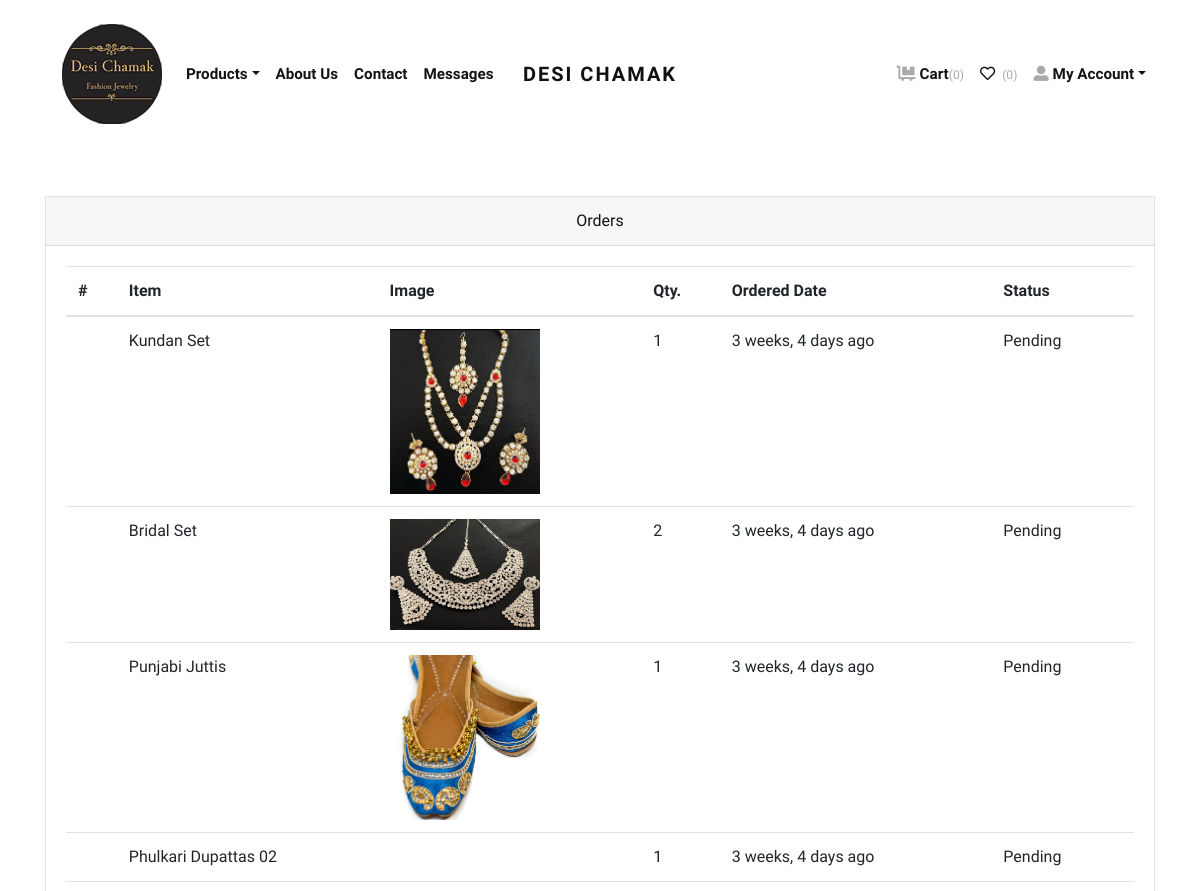
The page /orders/ (signed in, upper part) on the database as committed earlier.
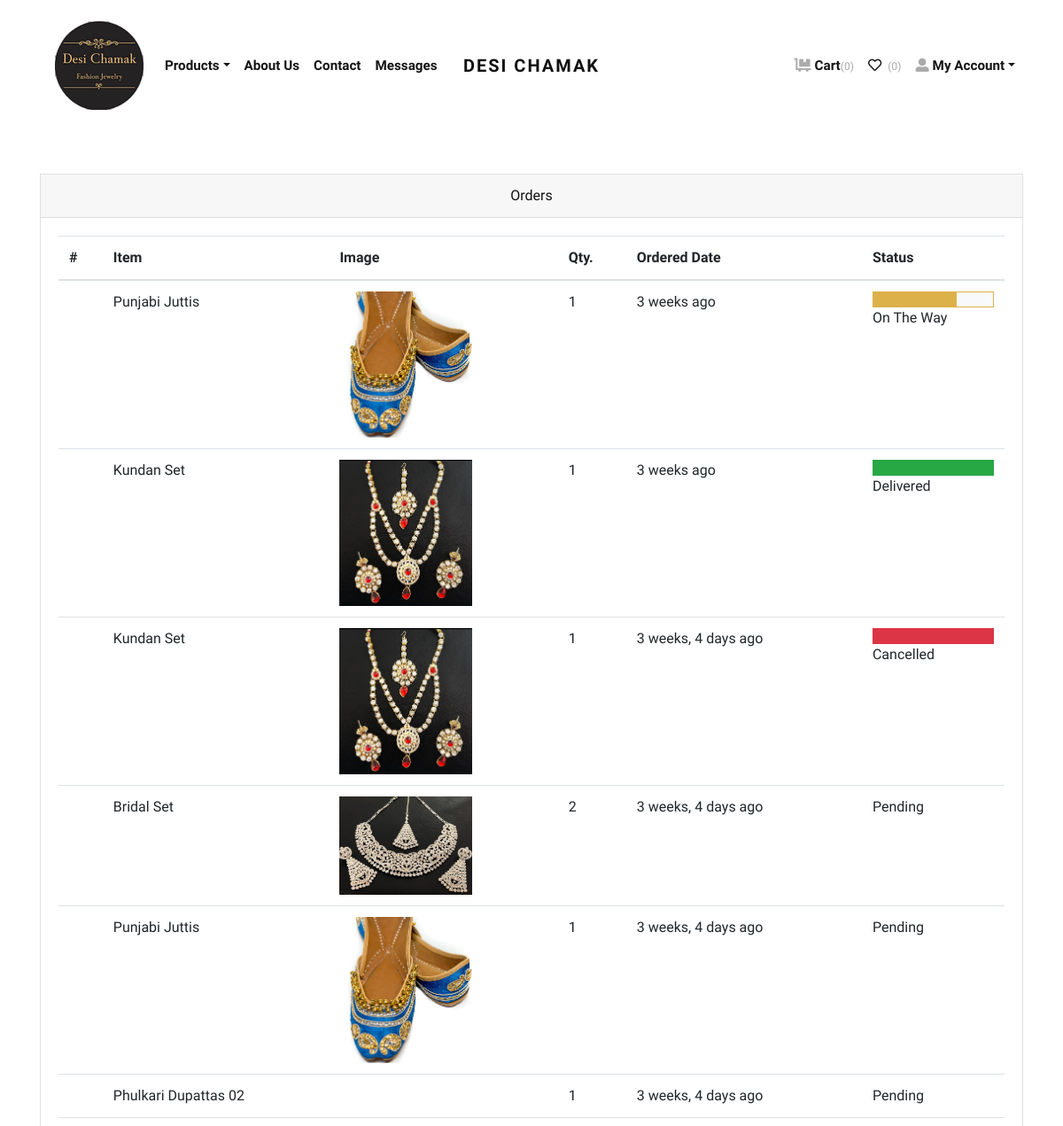
The same page on the database as committed later.
### store/models.py (models this page shows, shortened)
class Order(models.Model):
    user = models.ForeignKey(User, verbose_name="User", on_delete=models.CASCADE)
    address = models.ForeignKey(Address, verbose_name="Shipping Address", on_delete=models.CASCADE)
    product = models.ForeignKey(Product, verbose_name="Product", on_delete=models.CASCADE)
    quantity = models.PositiveIntegerField(verbose_name="Quantity")
    ordered_date = models.DateTimeField(auto_now_add=True, verbose_name="Ordered Date")
    status = models.CharField(
        choices=STATUS_CHOICES,
        max_length=50,
        default="Pending"
        )

class Product(models.Model):
    title = models.CharField(max_length=150, verbose_name="Product Title")
    slug = models.SlugField(max_length=160, verbose_name="Product Slug")
    sku = models.CharField(max_length=255, unique=True, verbose_name="Unique Product ID (SKU)")
    short_description = models.TextField(verbose_name="Short Description")
    detail_description = models.TextField(blank=True, null=True, verbose_name="Detail Description")
    product_image = models.ImageField(upload_to='product', blank=True, null=True, verbose_name="Product Image")
    price = models.DecimalField(max_digits=8, decimal_places=2)
    category = models.ForeignKey(Category, verbose_name="Product Categoy", on_delete=models.CASCADE)
    is_active = models.BooleanField(verbose_name="Is Active?")
    is_featured = models.BooleanField(verbose_name="Is Featured?")
    created_at = models.DateTimeField(auto_now_add=True, verbose_name="Created Date")
    updated_at = models.DateTimeField(auto_now=True, verbose_name="Updated Date")
    class Meta:
        verbose_name_plural = 'Products'
        ordering = ('-created_at', )

### store/views.py (the view)
# urls.py: path('orders/', views.orders, name="orders"),
@login_required
def orders(request):
    user = request.user
    cart = Cart.objects.filter(user=user)
    addresses = Address.objects.filter(user=user).first()
    for c in cart:
        Order(user=user, address=addresses, product=c.product, quantity=c.quantity).save()
        c.delete()
    all_orders = Order.objects.filter(user=request.user).order_by('-ordered_date')
    return render(request, 'store/orders.html', {'orders': all_orders})

### store/context_preprocessors.py (called while the page is built)
def store_menu(request):
    categories = Category.objects.filter(is_active=True)
    context = {
        'categories_menu': categories,
    }
    return context

def cart_menu(request):
    if request.user.is_authenticated:
        cart_items= Cart.objects.filter(user=request.user)
        context = {
            'cart_items': cart_items,
        }
    else:
        context = {}
    return context

### templates/store/orders.html (shortened to what this page needs)
{% extends 'base.html' %}
{% load static %}
{% load humanize %}
    {% block content %}
      <div class="container py-5">
        <div class="row">
          <div class="col-lg-12">
            <div class="card mb-4" id="tables">
              <div class="card-header text-center">Orders</div>
              <div class="card-body">
                <table class="table table-hover">
                  <thead>
                    <tr>
                      <th>#</th>
                      <th>Item</th>
                      <th>Image</th>
                      <th>Qty.</th>
                      <th>Ordered Date</th>
                      <th>Status</th>
                    </tr>
                  </thead>
                  <tbody>
                    {% if orders %}
                    {% for order in orders %}
                    <tr>
                      <td>{{forloop.00counter}}</td>
                      <td>{{order.product.title}}</td>
                      <td>
                        {% if order.product.product_image %}
                          <img src="{{order.product.product_image.url}}" alt="{{order.product.product_ttile}}" style="width:150px;">
                        {% endif %}
                      </td>
                      <td>{{order.quantity}}</td>
                      <td>{{order.ordered_date|naturaltime}}</td>
                      <td>
                        {% if order.status == 'On The Way' %}
                        <div class="bg-light border border-primary">
                            <div class="p-2 bg-primary" style="width:70%;"></div>
                        </div>
                        {% endif %}
                        {% if order.status == 'Delivered' %}
                        <div class="bg-light border border-success">
                            <div class="p-2 bg-success" style="width:100%;"></div>
                        </div>
                        {% endif %}
                        {% if order.status == 'Cancelled' %}
                        <div class="bg-light border border-danger">
                            <div class="p-2 bg-danger" style="width:100%;"></div>
                        </div>
                        {% endif %}
                        {{order.status}}
                      </td>
                    </tr>
                    {% endfor %}
                    {% endif %}
                  </tbody>
                </table>
              </div>
            </div>
          </div>
        </div>
      </div>
{% endblock content %}

Rows that differ between the two databases and show on the page:
added Order: product "Punjabi Juttis", product.product_image (picture), quantity "1", ordered_date "3 weeks ago", status "On The Way"
added Order: product "Kundan Set", product.product_image (picture), quantity "1", ordered_date "3 weeks ago", status "Delivered"
changed Order: status "Pending" → "Cancelled"
